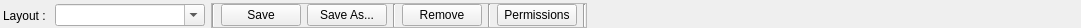
<?xml version="1.0" encoding="UTF-8"?>
<ui version="4.0">
 <class>QAdDockLayoutBar</class>
 <widget class="QWidget" name="QAdDockLayoutBar">
  <property name="geometry">
   <rect>
    <x>0</x>
    <y>0</y>
    <width>1081</width>
    <height>28</height>
   </rect>
  </property>
  <property name="sizePolicy">
   <sizepolicy hsizetype="Preferred" vsizetype="Fixed">
    <horstretch>0</horstretch>
    <verstretch>0</verstretch>
   </sizepolicy>
  </property>
  <property name="windowTitle">
   <string>Form</string>
  </property>
  <layout class="QHBoxLayout" name="horizontalLayout_2">
   <property name="leftMargin">
    <number>3</number>
   </property>
   <property name="topMargin">
    <number>3</number>
   </property>
   <property name="rightMargin">
    <number>3</number>
   </property>
   <property name="bottomMargin">
    <number>0</number>
   </property>
   <item>
    <widget class="QLabel" name="labelLayout">
     <property name="sizePolicy">
      <sizepolicy hsizetype="Minimum" vsizetype="Preferred">
       <horstretch>0</horstretch>
       <verstretch>0</verstretch>
      </sizepolicy>
     </property>
     <property name="text">
      <string>Layout : </string>
     </property>
    </widget>
   </item>
   <item>
    <widget class="QComboBox" name="comboBoxLayout">
     <property name="sizePolicy">
      <sizepolicy hsizetype="Preferred" vsizetype="Fixed">
       <horstretch>0</horstretch>
       <verstretch>0</verstretch>
      </sizepolicy>
     </property>
     <property name="minimumSize">
      <size>
       <width>150</width>
       <height>0</height>
      </size>
     </property>
     <property name="editable">
      <bool>true</bool>
     </property>
    </widget>
   </item>
   <item>
    <widget class="QFrame" name="frameActions">
     <property name="frameShape">
      <enum>QFrame::StyledPanel</enum>
     </property>
     <property name="frameShadow">
      <enum>QFrame::Raised</enum>
     </property>
     <layout class="QHBoxLayout" name="horizontalLayout">
      <property name="leftMargin">
       <number>0</number>
      </property>
      <property name="topMargin">
       <number>0</number>
      </property>
      <property name="rightMargin">
       <number>0</number>
      </property>
      <property name="bottomMargin">
       <number>0</number>
      </property>
      <item>
       <widget class="Line" name="line">
        <property name="orientation">
         <enum>Qt::Vertical</enum>
        </property>
       </widget>
      </item>
      <item>
       <widget class="QPushButton" name="pushButtonSave">
        <property name="text">
         <string>Save</string>
        </property>
       </widget>
      </item>
      <item>
       <widget class="QPushButton" name="pushButtonSaveAs">
        <property name="text">
         <string>Save As...</string>
        </property>
       </widget>
      </item>
      <item>
       <widget class="Line" name="line1">
        <property name="orientation">
         <enum>Qt::Vertical</enum>
        </property>
       </widget>
      </item>
      <item>
       <widget class="QPushButton" name="pushButtonRemove">
        <property name="text">
         <string>Remove</string>
        </property>
       </widget>
      </item>
      <item>
       <widget class="Line" name="line2">
        <property name="orientation">
         <enum>Qt::Vertical</enum>
        </property>
       </widget>
      </item>
      <item>
       <widget class="QPushButton" name="pushButtonPermissions">
        <property name="text">
         <string>Permissions</string>
        </property>
       </widget>
      </item>
      <item>
       <widget class="Line" name="line3">
        <property name="orientation">
         <enum>Qt::Vertical</enum>
        </property>
       </widget>
      </item>
     </layout>
    </widget>
   </item>
   <item>
    <spacer name="horizontalSpacer1">
     <property name="orientation">
      <enum>Qt::Horizontal</enum>
     </property>
     <property name="sizeType">
      <enum>QSizePolicy::Expanding</enum>
     </property>
     <property name="sizeHint" stdset="0">
      <size>
       <width>330</width>
       <height>20</height>
      </size>
     </property>
    </spacer>
   </item>
  </layout>
 </widget>
 <resources/>
 <connections/>
</ui>
